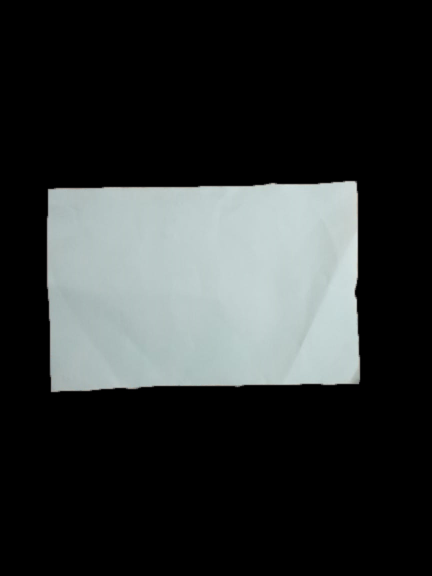
#> input picture Python/Input/hi.jpg, 864 x 1152 px, found by its file name (shown at 1/2 size)
$ python Edge,corner.py
#> lines starting #> are read from the running program, lines starting #| are printed output that depends on the picture; after the words box and inside, x2 and y2 are one past the last pixel; in counts of white or black regions, pixels touching at a corner belong together
# -*- coding: utf-8 -*-
"""
Created on Thu Feb 14 09:42:29 2019

@author: HP
"""

import cv2
import matplotlib.pyplot as plt

img = cv2.imread(r'F:\CS Projects\Coding\Python\Input\hi.jpg')
#> img is the input picture: shape (1152, 864, 3); mean B, G, R 49.6, 49.8, 46.3
imggray = cv2.cvtColor(img, cv2.COLOR_BGR2GRAY)
blurred = cv2.GaussianBlur(imggray, (5, 5), 0)
canny = cv2.Canny(blurred,10,200)
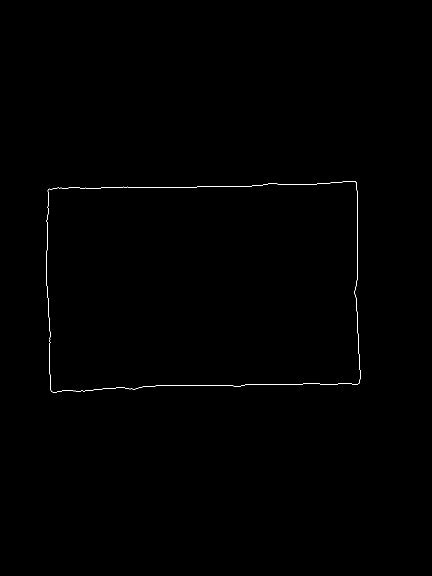
#> canny: shape (1152, 864) (shown at 1/2 size); 0.21% white in thin lines or dots, all inside (x1, y1, x2, y2) = (93, 362, 721, 785)

canny1=cv2.cornerHarris(blurred,3,3,0.05)
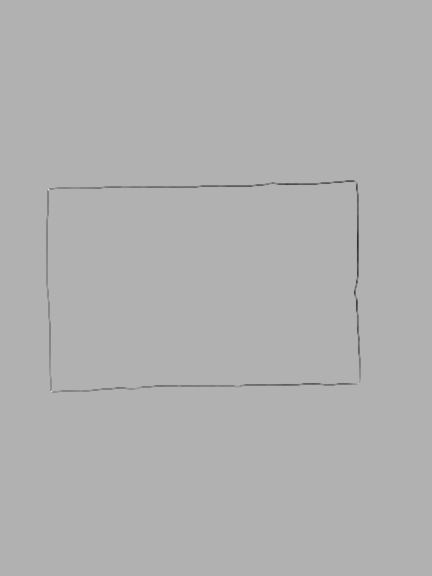
#> canny1: shape (1152, 864) float32 (shown at 1/2 size); min -0.00147, max 0.000635, mean -3.84e-06; drawn with min black and max white
img[canny1>0.01*canny1.max()]=[0,0,0]
#> img: shape (1152, 864, 3); under 0.01% of pixels changed, all inside (x1, y1, x2, y2) = (95, 362, 719, 785)
#cv2.imwrite(r'C:\Users\HP\Downloads\chess2.jpg',canny)
#cv2.imwrite(r'C:\Users\HP\Downloads\chess3.jpg',img)
plt.subplot(221),plt.imshow(blurred,cmap='gray'),plt.axis('off'),plt.title('Original')
plt.subplot(222),plt.imshow(canny,cmap='gray'),plt.axis('off'),plt.title('Edges Detected by Canny')
plt.subplot(224),plt.imshow(img,cmap='gray'),plt.axis('off'),plt.title('corners1')
plt.show()
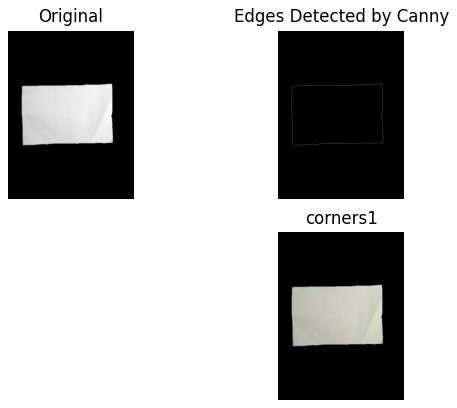
#> figure drawn by matplotlib, 3 panels; B, G, R data is drawn as R, G, B
